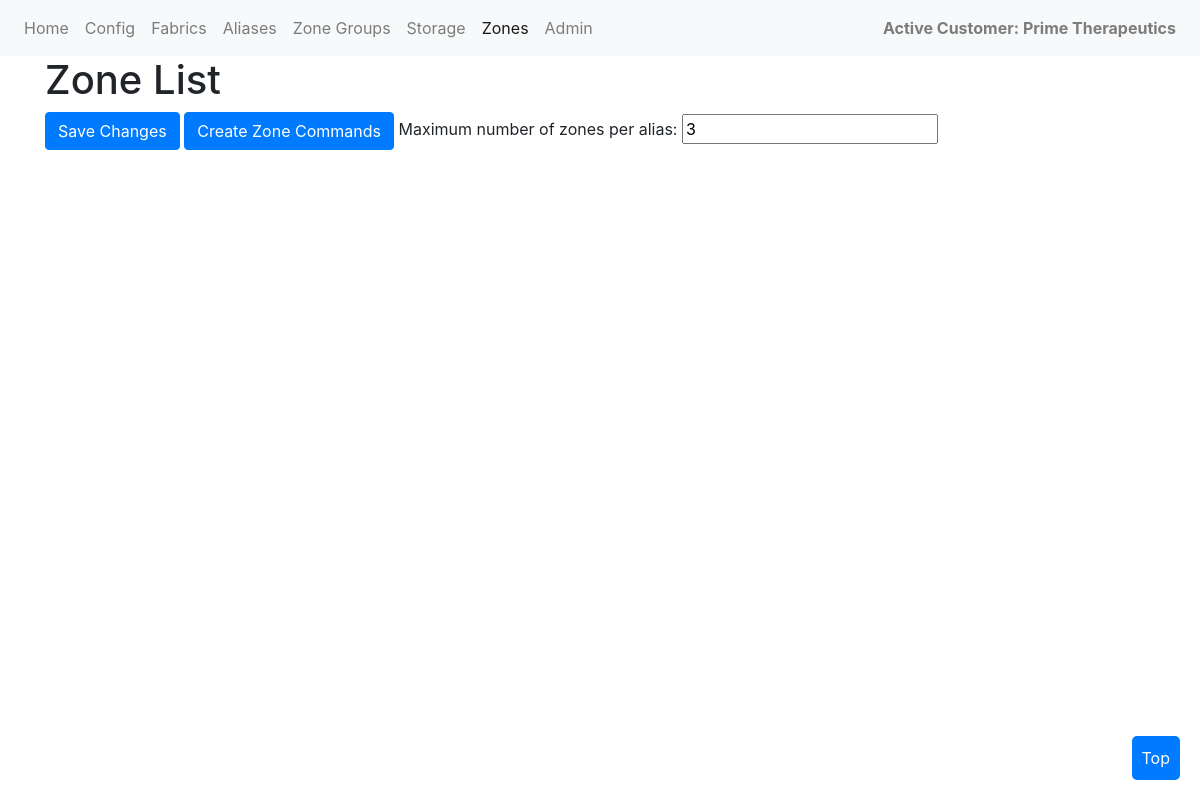
Page /zones/ on the earlier database version.
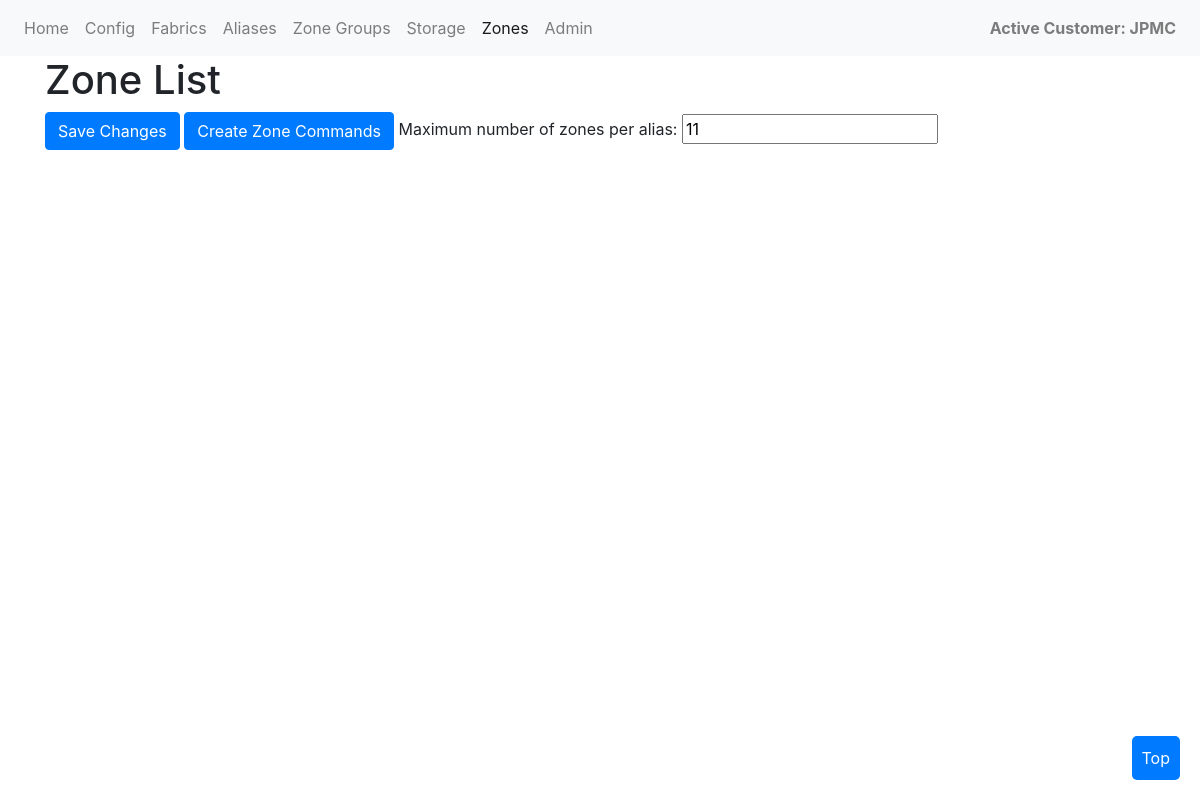
Same page on the later database version.
### san_app/models.py (models this page shows, shortened)
class Customer(models.Model):
    name = models.CharField(max_length=200, unique=True)
    class Meta:
        ordering = ['name']

### san_app/views.py (the view)
# urls.py: path('zones/', views.zones, name='zones'),
@csrf_exempt
def zones(request):
    config = Config.objects.first()
    if request.method == 'POST':
        data = json.loads(request.POST['data'])
        max_uses = json.loads(request.POST['max_uses'])
        config.alias_max_zones = max_uses
        config.save()
        for row in data:
            for field_name, field_value in row.items():
                if field_value == "true":
                    row[field_name] = True
                elif field_value == "false":
                    row[field_name] = False
                elif field_name == 'exists' and field_value == None:
                    row[field_name] = False
            for i in row:
                if i != 'id' and row[i] == None:
                    row[i] = 'False'
            fabric = Fabric.objects.get(name=row['fabric'], customer=config.customer)
            if row['id']:  # If there's an ID, update the record
                zone = Zone.objects.get(id=row['id'])
                zone.members.clear()
                zone.name = row['name']
                zone.fabric = fabric
                zone.zone_type = row['zone_type']
                zone.create = row['create']
                zone.exists = row['exists']
                zone.save()
                members = row['members']
                if members:
                    for member in members:
                        if member:
                            zone.members.add(Alias.objects.get(name=member))  # Adjusted to use f-string for dynamic member access
                    zone.save()
            else:  # If there's no ID, create a new record
                zone = Zone(
                    name=row['name'],
                    fabric=fabric,
                    zone_type=row['zone_type'],
                    create=row['create'],
                    exists=row['exists']
                    )
                zone.save()
                members = row['members']
                if members:
                    for member in members:
                        if member:
                            zone.members.add(Alias.objects.get(name=member))  # Adjusted to use f-string for dynamic member access
                    zone.save()
                data[data.index(row)]['id'] = zone.id  # Update the data with the newly created alias's ID
        zones_non_active_customer = Zone.objects.exclude(fabric__customer=config.customer)
        zones_to_keep = [row['id'] for row in data if row['id']]
        zones_to_delete = Zone.objects.exclude(Q(id__in=zones_to_keep) | Q(id__in=zones_non_active_customer))
        zones_to_delete.delete()
        return JsonResponse({'status': 'success'})
    else:
        zones = Zone.objects.select_related('fabric').prefetch_related('members').filter(fabric__customer=config.customer).order_by('id')
    zone_data = []
    for zone in zones:
        zone_dict = {
            'id': zone.id,
            'name': zone.name,
            'fabric__name': zone.fabric.name,
            'create': str(zone.create).lower(),
            'exists': str(zone.exists).lower(),
            'zone_type': zone.zone_type,
            'members': [member.name for member in zone.members.all()]  # Assuming members is a related field
        }
        zone_data.append(zone_dict)
    return render(request, 'zones.html', {'zones': zone_data, 'maxUses': config.alias_max_zones})

### san_app/context_processors.py (called while the page is built)
def active_customer(request):
    config = Config.objects.select_related('customer').first()
    return {'active_customer': config.customer if config else None}

### san_app/templates/zones.html (shortened to what this page needs)
<!DOCTYPE html>
{% extends "base_generic.html" %}
{% load static %}
{% block content %}
  <h1>Zone List</h1>
  <div>
    <button id="submit-data" class="btn btn-primary">Save Changes</button>
    <button onclick="location.href='{% url 'create_zones' %}'" type="button" class="btn btn-primary">
      Create Zone Commands
    </button>
    <label for="maxUses">Maximum number of zones per alias:</label>
    <input type="number" id="maxUses" name="maxUses" value="{{ maxUses }}" min="1">
  </div>
  <div id="hotcontainer" onscroll="scrollFunction()">
    <button onclick="topFunction()" class="floating-button" id="topBtn" title="Go to top">Top</button>
  </div>
{% endblock %}

### san_app/templates/base_generic.html (shortened to what this page needs)
<!DOCTYPE html>
{% load static %}
<html lang="en">
<head>
    <link href="{% static 'san_app/handsontable/handsontable.full.min.css' %}" rel="stylesheet">
    <link rel="stylesheet" type="text/css" href="{% static 'css/main.css' %}">
    <link rel="stylesheet" href="https://cdn.jsdelivr.net/npm/bootstrap@4.0.0/dist/css/bootstrap.min.css">
</head>
<body>
    <nav class="navbar navbar-expand-lg navbar-light bg-light">
        <div class="collapse navbar-collapse" id="navbarNavAltMarkup">
            <div class="navbar-nav">
                <a class="nav-item nav-link {% if request.resolver_match.url_name == 'index' %}active{% endif %}" href="{% url 'index' %}">Home</a>
                <a class="nav-item nav-link {% if request.resolver_match.url_name == 'config' %}active{% endif %}" href="{% url 'config' %}">Config</a>
                <a class="nav-item nav-link {% if request.resolver_match.url_name == 'fabrics' %}active{% endif %}" href="{% url 'fabrics' %}">Fabrics</a>
                <a class="nav-item nav-link {% if request.resolver_match.url_name == 'aliases' %}active{% endif %}" href="{% url 'aliases' %}">Aliases</a>
                <a class="nav-item nav-link {% if request.resolver_match.url_name == 'zones_groups' %}active{% endif %}" href="{% url 'zone_groups' %}">Zone Groups</a>
                <a class="nav-item nav-link {% if request.resolver_match.url_name == 'storage' %}active{% endif %}" href="{% url 'storage' %}">Storage</a>
                <a class="nav-item nav-link {% if request.resolver_match.url_name == 'zones' %}active{% endif %}" href="{% url 'zones' %}">Zones</a>
                <a class="nav-item nav-link" href="{% url 'admin:index' %}" target="_blank">Admin</a>
            </div>
            <div id="active-customer-placeholder" class="navbar-nav ml-auto">
                {% if active_customer %}
                    <a class="nav-item nav-link active-customer">Active Customer: {{ active_customer.name }}</a>
                {% else %}
                    <a class="nav-item nav-link" href="#">No Active Customer</a>
                {% endif %}
            </div>
        </div>
    </nav>
    <main>
        <div class="container">
        {% block content %}{% endblock %}
        </div>
    </main>
</body>
</html>

Differences in the rows shown:
no longer on this page (row unchanged): Customer: name "Prime Therapeutics"
added Customer: name "JPMC"
Other differences:
form field maxUses: "3" → "11"
